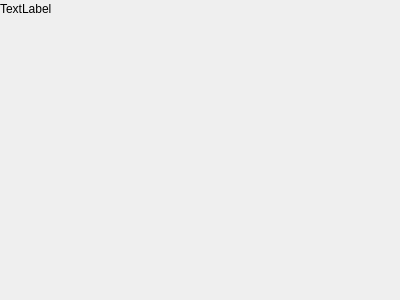
<?xml version="1.0" encoding="UTF-8"?>
<ui version="4.0">
 <class>Form</class>
 <widget class="QWidget" name="Form">
  <property name="geometry">
   <rect>
    <x>0</x>
    <y>0</y>
    <width>400</width>
    <height>300</height>
   </rect>
  </property>
  <property name="windowTitle">
   <string>Form</string>
  </property>
  <widget class="QLabel" name="imageLabel">
   <property name="geometry">
    <rect>
     <x>0</x>
     <y>0</y>
     <width>54</width>
     <height>17</height>
    </rect>
   </property>
   <property name="text">
    <string>TextLabel</string>
   </property>
  </widget>
 </widget>
 <resources/>
 <connections/>
</ui>
